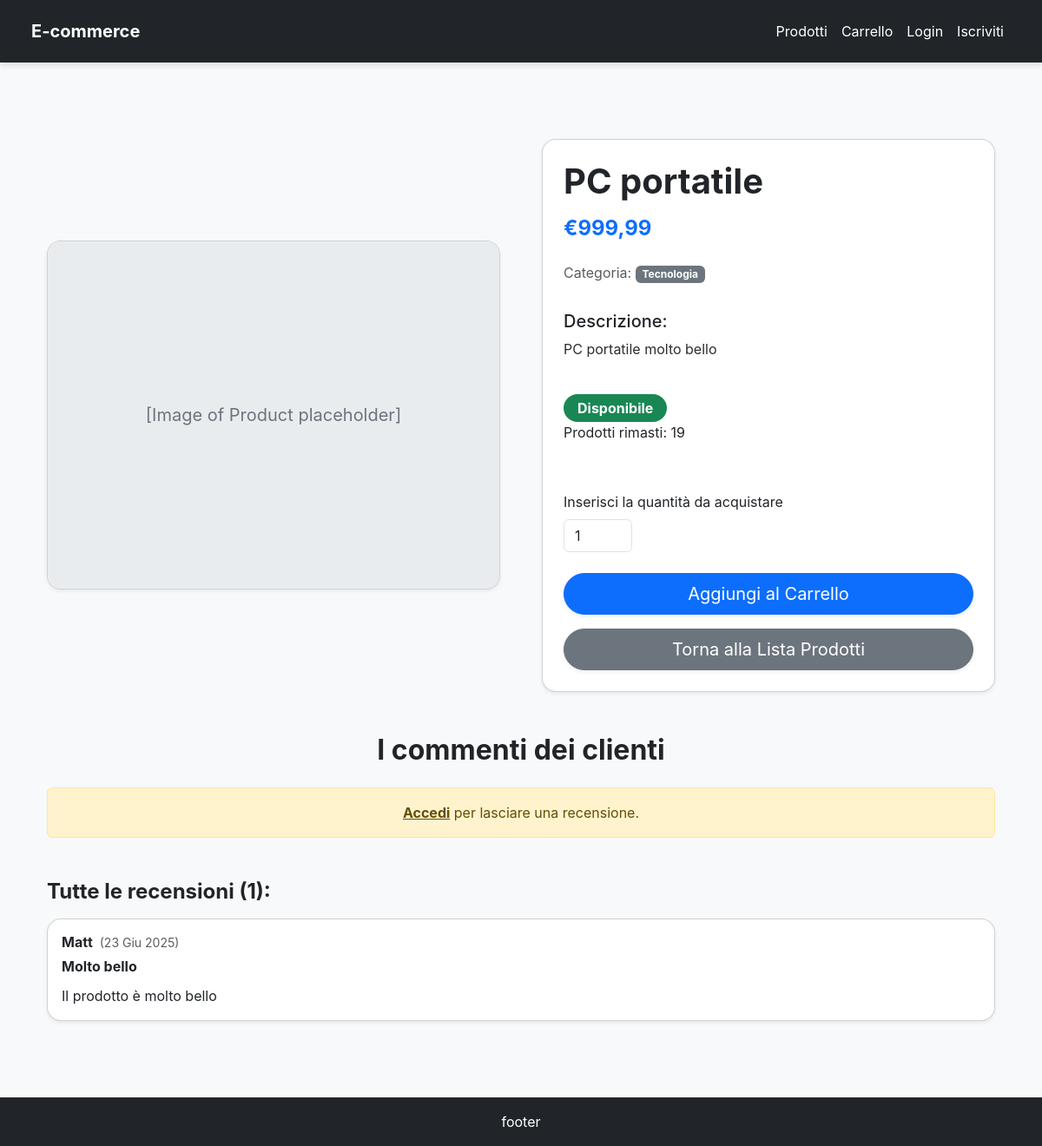
/products/pc-portatile/, run on an earlier commit of the app's database.
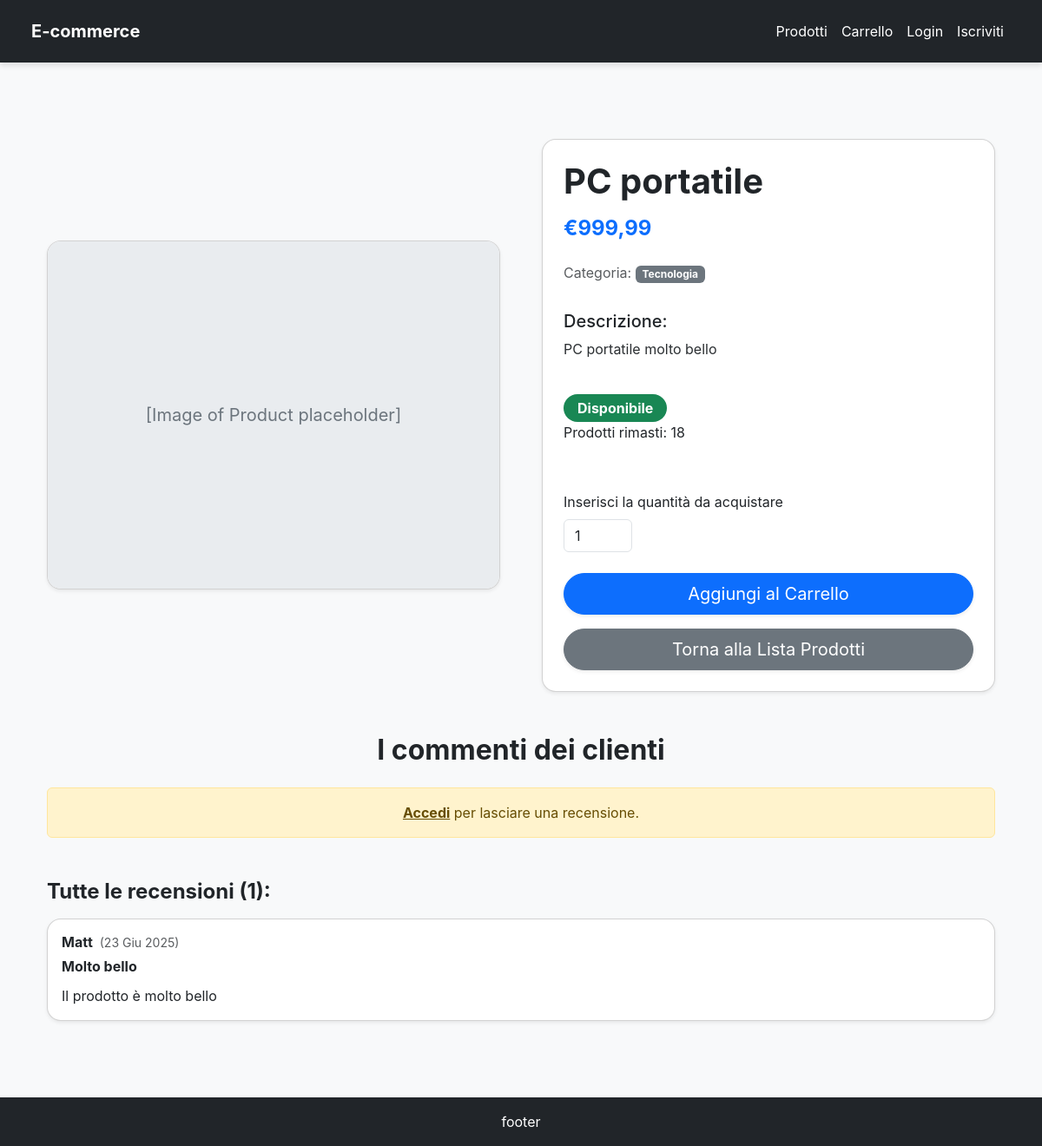
And on a later commit of the database.
### products/models.py (models this page shows, shortened)
class Product(models.Model):
    name = models.CharField(max_length=200, verbose_name="Nome Prodotto")
    slug = AutoSlugField(populate_from='name', unique=True, always_update=True)
    category = models.ForeignKey(
        Category,
        on_delete=models.SET_NULL,
        null=True,
        blank=True,
        related_name='products',
        verbose_name="Categoria"
    )
    description = models.TextField(verbose_name="Descrizione prodotto")
    price = models.DecimalField(
        max_digits=10,
        decimal_places=2,
        verbose_name="Prezzo in €"
    )
    stock = models.IntegerField(
        default=0,
        verbose_name="Quantità Disponibile",
        help_text="Quantità di prodotti disponibili in magazzino."
    )
    created_at = models.DateTimeField(auto_now_add=True, verbose_name="Data Creazione")
    updated_at = models.DateTimeField(auto_now=True, verbose_name="Ultimo Aggiornamento")
    class Meta:
        ordering = ('name',)
        verbose_name = "Prodotto"
        verbose_name_plural = "Prodotti"

class Category(models.Model):
    name = models.CharField(max_length=100, unique=True, verbose_name="Nome Categoria")
    slug = AutoSlugField(populate_from='name', unique=True, always_update=True)
    class Meta:
        ordering = ('name',)
        verbose_name_plural = "Categorie"

### products/views.py (the view, shortened to what this page needs)
# urls.py: path("<slug:slug>/", ProductDetails.as_view(), name="product_details"),
class ProductDetails(DetailView):
    model = Product
    template_name = "product_details.html"
    context_object_name = 'product'
    slug_field = 'slug'
    slug_url_kwarg = 'slug'
    def get_context_data(self, **kwargs):
        context = super().get_context_data(**kwargs)
        product = self.get_object()
        context['reviews'] = Review.objects.filter(product=product)
        context['review_form'] = None
        context['has_purchased'] = False
        context['user_review'] = None
        return context

### templates/product_details.html (shortened to what the changed rows need)
{% extends 'base.html' %}
{% load crispy_forms_tags %}
{% block content %}
<div class="container my-5">
    <div class="row gx-5 align-items-center">
        <div class="col-md-6">
            <div class="card shadow-sm rounded-card p-4">
                <h1 class="fw-bold text-dark mb-3">{{ product.name }}</h1>
                <h4 class="text-primary fw-bold mb-4">€{{ product.price|floatformat:2 }}</h4>
                <p class="text-muted mb-2">Categoria: <span class="badge bg-secondary">{{ product.category.name }}</span></p>
                <h5 class="mt-4 mb-2 text-dark">Descrizione:</h5>
                <p class="text-secondary-emphasis">{{ product.description }}</p>
                <div class="mt-4 mb-4">
                    {% if product.stock > 0 %}
                        <span class="badge bg-success fs-6 py-2 px-3 rounded-pill">Disponibile</span>
                        <p>Prodotti rimasti: {{ product.stock }}</p>
                    {% else %}
                        <span class="badge bg-danger fs-6 py-2 px-3 rounded-pill">Non disponibile</span>
                    {% endif %}
                </div>
                <div class="mt-auto pt-3">
                    {% if product.stock > 0 %}
                        <form action="{% url 'add_to_cart' product.id %}" method="post" class="d-grid gap-2">
                        </form>
                    {% else %}
                        <button class="btn btn-secondary btn-lg rounded-pill shadow-sm" disabled>Non Disponibile</button>
                    {% endif %}
                    <a href="{% url 'product_list' %}" class="btn btn-secondary btn-lg w-100 rounded-pill shadow-sm mt-3">
                    </a>
                </div>
            </div>
        </div>
    </div>
    <div class="row mt-5">
        <div class="col-12">
            <h2 class="fw-bold text-dark mb-4 text-center">I commenti dei clienti</h2>
        </div>
    </div>
</div>
{% endblock content %}

What changed in the data, as far as the page shows it:
changed Product "PC portatile": stock "19" → "18"
